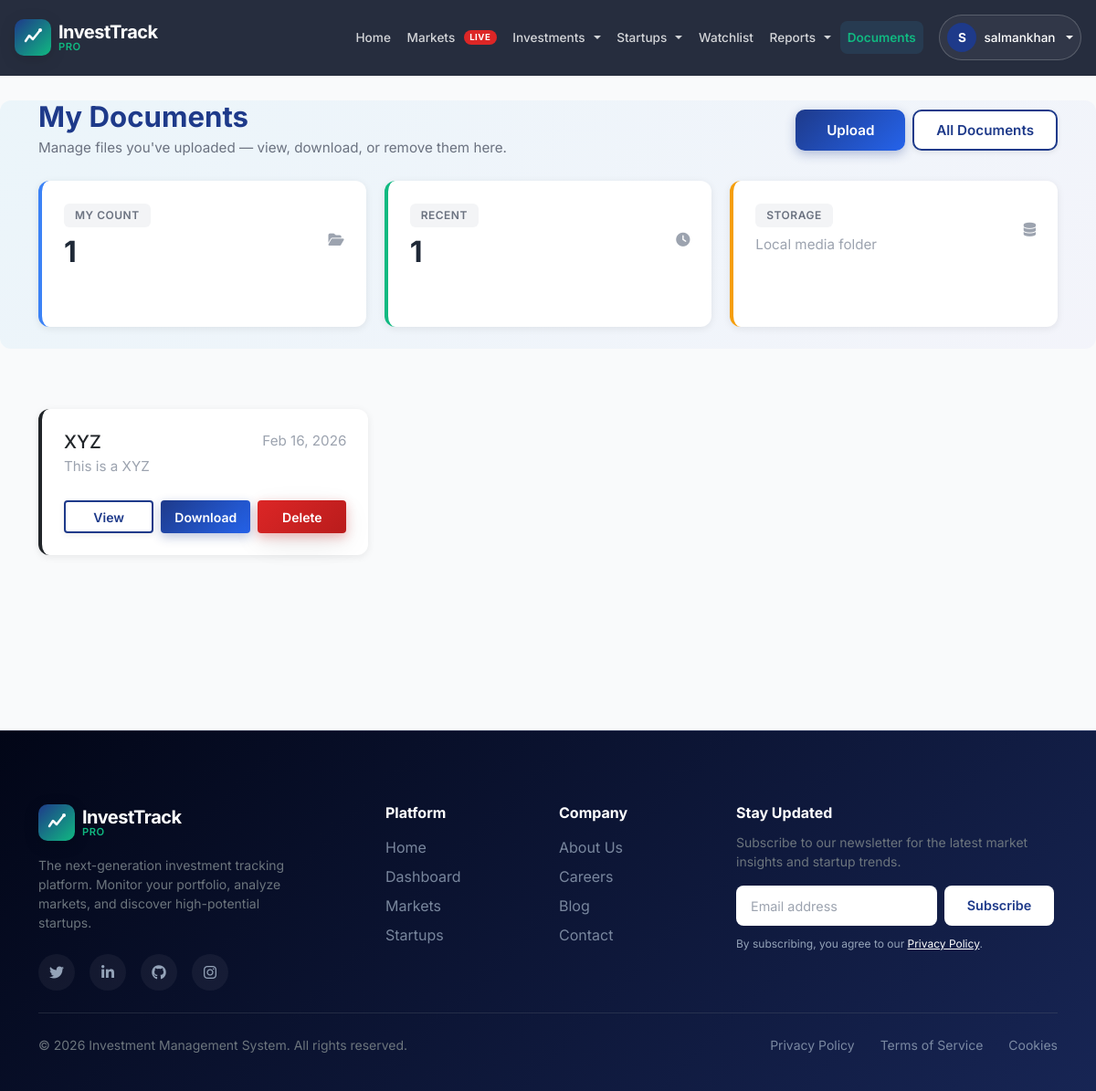
Screenshot of /documents/my/ (signed in) with the database file from the repository.
### core/models.py (models this page shows, shortened)
class Document(models.Model):
    title = models.CharField(max_length=255)
    file = models.FileField(upload_to='documents/')
    description = models.TextField(blank=True, null=True)
    uploaded_by = models.ForeignKey(User, on_delete=models.SET_NULL, null=True, blank=True, related_name='documents')
    uploaded_at = models.DateTimeField(auto_now_add=True)
    class Meta:
        ordering = ['-uploaded_at']

### core/views.py (the view)
# urls.py: path('documents/my/', views.MyDocumentsView.as_view(), name='documents_my'),
class MyDocumentsView(LoginRequiredMixin, TemplateView):
    template_name = 'documents/my_documents.html'
    def get(self, request, *args, **kwargs):
        qs = Document.objects.filter(uploaded_by=request.user)
        context = self.get_context_data(**kwargs)
        context['documents'] = qs
        return self.render_to_response(context)

### templates/documents/my_documents.html (shortened to what this page needs)
{% extends 'base.html' %}
{% block content %}
<div class="documents-hero">
    <div class="container">
        <div class="d-flex flex-column flex-md-row justify-content-between align-items-center gap-3">
            <div>
                <h2 class="mb-1">My Documents</h2>
                <p class="text-muted mb-0">Manage files you've uploaded — view, download, or remove them here.</p>
            </div>
            <div class="d-flex gap-2">
                <a href="{% url 'documents_upload' %}" class="btn btn-primary">Upload</a>
                <a href="{% url 'documents_list' %}" class="btn btn-outline-secondary">All Documents</a>
            </div>
        </div>
        <div class="doc-stat-grid mt-4">
            <div class="doc-card">
                <div class="d-flex justify-content-between align-items-center">
                    <div>
                        <div class="doc-badge">My Count</div>
                        <h3 class="mt-2">{{ documents|length }}</h3>
                    </div>
                    <i class="fas fa-folder-open fa-2x text-muted"></i>
                </div>
            </div>
            <div class="doc-card">
                <div class="d-flex justify-content-between align-items-center">
                    <div>
                        <div class="doc-badge">Recent</div>
                        <h3 class="mt-2">{{ documents|slice:":3"|length }}</h3>
                    </div>
                    <i class="fas fa-clock fa-2x text-muted"></i>
                </div>
            </div>
            <div class="doc-card">
                <div class="d-flex justify-content-between align-items-center">
                    <div>
                        <div class="doc-badge">Storage</div>
                        <p class="mt-2 mb-0 text-muted">Local media folder</p>
                    </div>
                    <i class="fas fa-database fa-2x text-muted"></i>
                </div>
            </div>
        </div>
    </div>
</div>
<div class="container py-4">
    {% if documents %}
    <div class="row g-3">
        {% for doc in documents %}
        <div class="col-12 col-md-6 col-lg-4">
            <div class="card doc-card h-100">
                <div class="d-flex justify-content-between align-items-start">
                    <div>
                        <h5 class="mb-1">{{ doc.title }}</h5>
                        <p class="mb-1 small text-muted">{{ doc.description|truncatechars:120 }}</p>
                    </div>
                    <small class="text-muted">{{ doc.uploaded_at|date:'M d, Y' }}</small>
                </div>
                <div class="mt-3 doc-actions">
                    <a href="{% url 'document_detail' doc.pk %}" class="btn btn-sm btn-outline-primary">View</a>
                    <a href="{% url 'document_download' doc.pk %}" class="btn btn-sm btn-primary">Download</a>
                    <form method="post" action="{% url 'document_delete' doc.pk %}" class="doc-delete-form">
                        <button class="btn btn-sm btn-danger" type="submit" onclick="return confirm('Delete this document?');">Delete</button>
                    </form>
                </div>
            </div>
        </div>
        {% endfor %}
    </div>
    {% else %}
    <div class="card p-4">
        <p class="mb-0">You haven't uploaded any documents yet. Click <a href="{% url 'documents_upload' %}">Upload</a> to add one.</p>
    </div>
    {% endif %}
</div>
{% endblock %}

### templates/base.html (shortened to what this page needs)
{% load static %}
<!DOCTYPE html>
<html lang="en">
<head>
    <link href="https://cdn.jsdelivr.net/npm/bootstrap@5.3.0/dist/css/bootstrap.min.css" rel="stylesheet">
    <link rel="stylesheet" href="https://cdnjs.cloudflare.com/ajax/libs/font-awesome/6.4.0/css/all.min.css">
    <link rel="stylesheet" href="{% static 'css/styles.css' %}">
</head>
<body>
    <nav class="navbar navbar-expand-lg fixed-top navbar-glass">
        <div class="container">
            <a class="navbar-brand d-flex align-items-center gap-2" href="{% url 'home' %}">
                <div class="brand-logo-wrapper">
                </div>
                <div class="brand-text-wrapper">
                    <span class="brand-text-main">InvestTrack</span>
                    <span class="brand-text-sub">Pro</span>
                </div>
            </a>
            <div class="collapse navbar-collapse" id="navbarNav">
                <ul class="navbar-nav ms-auto align-items-center gap-lg-2">
                    <li class="nav-item">
                        <a class="nav-link custom-nav-link {% if request.resolver_match.url_name == 'home' %}active{% endif %}"
                            href="{% url 'home' %}">Home</a>
                    </li>
                    {% if user.is_authenticated %}
                    <li class="nav-item">
                        <a class="nav-link custom-nav-link {% if 'markets' in request.path %}active{% endif %}"
                            href="{% url 'markets' %}">
                            Markets <span class="badge bg-danger rounded-pill">LIVE</span>
                        </a>
                    </li>
                    <li class="nav-item dropdown">
                        <a class="nav-link custom-nav-link dropdown-toggle {% if 'dashboard' in request.path or 'portfolio' in request.path or 'investment' in request.path %}active{% endif %}"
                            href="#" role="button" data-bs-toggle="dropdown">
                            Investments
                        </a>
                    </li>
                    <li class="nav-item dropdown">
                        <a class="nav-link custom-nav-link dropdown-toggle {% if 'startup' in request.path %}active{% endif %}"
                            href="#" role="button" data-bs-toggle="dropdown">
                            Startups
                        </a>
                    </li>
                    <li class="nav-item">
                        <a class="nav-link custom-nav-link {% if 'watchlist' in request.path %}active{% endif %}"
                            href="{% url 'watchlist' %}">Watchlist</a>
                    </li>
                    <li class="nav-item dropdown">
                        <a class="nav-link custom-nav-link dropdown-toggle {% if 'reports' in request.path %}active{% endif %}"
                            href="#" role="button" data-bs-toggle="dropdown">
                            Reports
                        </a>
                    </li>
                    <li class="nav-item">
                        <a class="nav-link custom-nav-link {% if 'documents' in request.path %}active{% endif %}"
                            href="{% url 'documents_list' %}">Documents</a>
                    </li>
                    <li class="nav-item dropdown ms-lg-3">
                        <a class="nav-link user-profile-link dropdown-toggle" href="#" role="button"
                            data-bs-toggle="dropdown">
                            <div class="user-avatar">
                                {{ user.username|make_list|first|upper }}
                            </div>
                            <span class="d-none d-lg-inline">{{ user.username }}</span>
                        </a>
                    </li>
                    {% endif %}
                </ul>
            </div>
        </div>
    </nav>
    <main class="min-vh-100 bg-light-gray">
        {% block content %}{% endblock %}
    </main>
    <div class="toast-container position-fixed bottom-0 end-0 p-3">
    </div>
    <footer class="footer-section">
        <div class="container">
            <div class="row g-4">
                <div class="col-lg-4 mb-4 mb-lg-0">
                    <a href="{% url 'home' %}" class="d-flex align-items-center gap-2 text-decoration-none mb-3">
                        <div class="brand-logo-wrapper">
                        </div>
                        <div class="brand-text-wrapper">
                            <span class="brand-text-main text-white">InvestTrack</span>
                            <span class="brand-text-sub text-white">Pro</span>
                        </div>
                    </a>
                    <p class="text-secondary small mb-4" style="max-width: 300px;">
                        The next-generation investment tracking platform. Monitor your portfolio, analyze markets, and
                        discover high-potential startups.
                    </p>
                    <div class="d-flex gap-3">
                        <a href="#" class="social-icon"><i class="fab fa-twitter"></i></a>
                        <a href="#" class="social-icon"><i class="fab fa-linkedin-in"></i></a>
                        <a href="#" class="social-icon"><i class="fab fa-github"></i></a>
                        <a href="#" class="social-icon"><i class="fab fa-instagram"></i></a>
                    </div>
                </div>
                <div class="col-6 col-md-3 col-lg-2 mb-4 mb-md-0">
                    <h6 class="text-white fw-bold mb-3">Platform</h6>
                    <ul class="list-unstyled d-flex flex-column gap-2">
                        <li><a href="{% url 'home' %}" class="footer-link">Home</a></li>
                        {% if user.is_authenticated %}
                        <li><a href="{% url 'dashboard' %}" class="footer-link">Dashboard</a></li>
                        {% else %}
                        <li><a href="{% url 'login' %}?next={% url 'dashboard' %}" class="footer-link">Dashboard</a></li>
                        {% endif %}
                        <li><a href="{% url 'markets' %}" class="footer-link">Markets</a></li>
                        <li><a href="{% url 'startup_list' %}" class="footer-link">Startups</a></li>
                    </ul>
                </div>
                <div class="col-6 col-md-3 col-lg-2 mb-4 mb-md-0">
                    <h6 class="text-white fw-bold mb-3">Company</h6>
                    <ul class="list-unstyled d-flex flex-column gap-2">
                        <li><a href="{% url 'about' %}" class="footer-link">About Us</a></li>
                        <li><a href="{% url 'careers' %}" class="footer-link">Careers</a></li>
                        <li><a href="{% url 'blog' %}" class="footer-link">Blog</a></li>
                        <li><a href="{% url 'contact' %}" class="footer-link">Contact</a></li>
                    </ul>
                </div>
                <div class="col-md-6 col-lg-4">
                    <h6 class="text-white fw-bold mb-3">Stay Updated</h6>
                    <p class="text-secondary small mb-3">Subscribe to our newsletter for the latest market insights and
                        startup trends.</p>
                    <form id="newsletterForm" class="mb-3">
                        <div class="input-group">
                            <input type="email" class="form-control" id="newsletterEmail" placeholder="Email address" aria-label="Email address" required>
                            <button class="btn btn-primary-custom" type="submit" id="newsletterBtn">Subscribe</button>
                        </div>
                    </form>
                    <p class="text-secondary fs-xs mb-0" style="font-size: 0.75rem;">
                        By subscribing, you agree to our <a href="{% url 'privacy' %}"
                            class="text-white text-decoration-underline">Privacy Policy</a>.
                    </p>
                </div>
            </div>
            <hr class="border-secondary opacity-25 my-4">
            <div class="row align-items-center">
                <div class="col-md-6 text-center text-md-start mb-3 mb-md-0">
                    <p class="text-secondary small mb-0">&copy; 2026 Investment Management System. All rights reserved.
                    </p>
                </div>
                <div class="col-md-6 text-center text-md-end">
                    <ul class="list-inline mb-0 small">
                        <li class="list-inline-item"><a href="{% url 'privacy' %}" class="footer-link">Privacy Policy</a></li>
                        <li class="list-inline-item ms-3"><a href="#" class="footer-link">Terms of Service</a></li>
                        <li class="list-inline-item ms-3"><a href="#" class="footer-link">Cookies</a></li>
                    </ul>
                </div>
            </div>
        </div>
    </footer>
</body>
</html>

### rows the page displays
Document: title "XYZ", description "This is a XYZ", uploaded_at "Feb 16, 2026"

### other values shown
{{ user.username|make_list|first|upper }} "S"
{{ user.username }} "salmankhan"
{{ documents|length }} "1"
{{ documents|slice:":3"|length }} "1"
